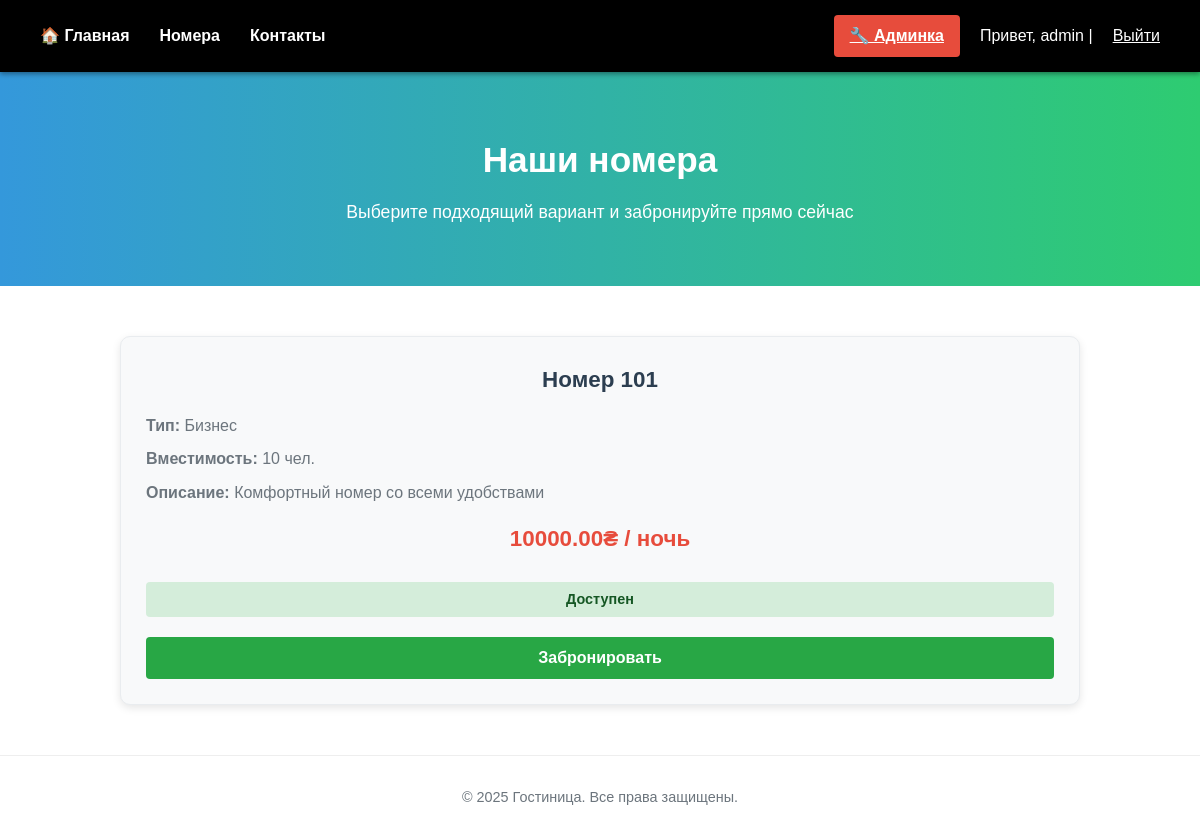
The app's page /rooms/ (signed in), older data.
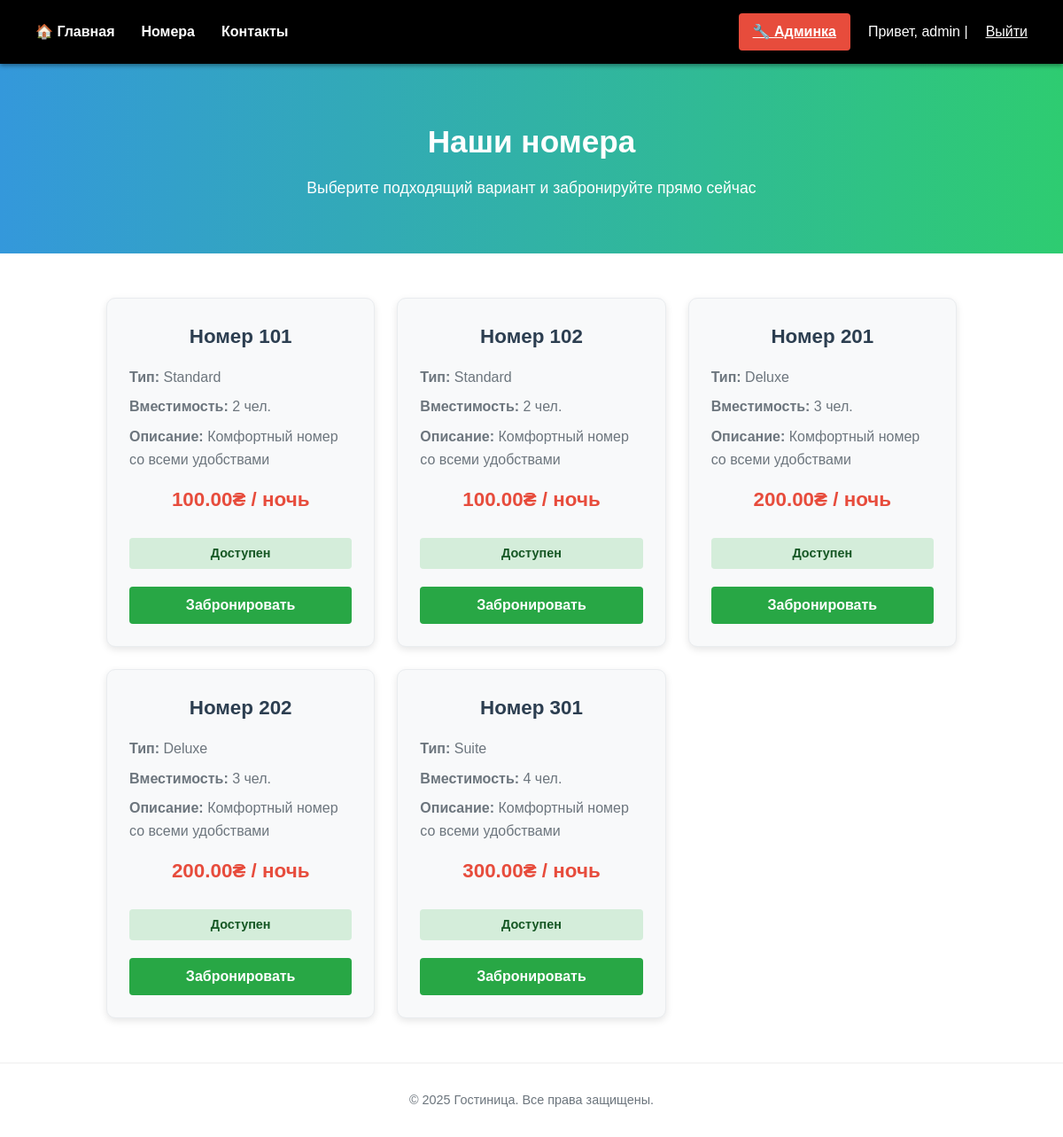
The same page, newer data.
### myapp/models.py (models this page shows, shortened)
class Room(models.Model):
    number = models.CharField(max_length=10)
    type = models.CharField(max_length=50)
    price = models.DecimalField(max_digits=8, decimal_places=2)
    capacity = models.PositiveIntegerField(default=1)
    is_available = models.BooleanField(default=True)

### myapp/views.py (the view)
# urls.py: path('rooms/', views.rooms, name='rooms'),
@login_required(login_url='/accounts/signup/')
def rooms(request):
    rooms = Room.objects.all()
    return render(request, 'rooms.html', {'rooms': rooms})

### templates/rooms.html (shortened to what this page needs)
{% load static %}
<!DOCTYPE html>
<html lang="ru">
<head>
</head>
<body>
    <div class="navbar">
        <div class="nav-left">
            <a href="{% url 'home' %}">🏠 Главная</a>
            <a href="{% url 'rooms' %}">Номера</a>
            <a href="{% url 'contacts' %}">Контакты</a>
        </div>
        <div class="nav-right">
            {% if request.user.is_authenticated %}
                {% if request.user.is_staff or request.user.is_superuser %}
                <a href="/admin/" class="admin-btn">🔧 Админка</a>
                {% endif %}
                Привет, {{ request.user.username }} |
                <a href="{% url 'logout' %}">Выйти</a>
            {% else %}
                <a href="{% url 'login' %}">Войти</a>
            {% endif %}
        </div>
    </div>
    <section class="hero">
        <h1>Наши номера</h1>
        <p>Выберите подходящий вариант и забронируйте прямо сейчас</p>
    </section>
    <div class="rooms-container">
        {% for room in rooms %}
        <div class="room-card">
            <div class="room-content">
                <h3>Номер {{ room.number }}</h3>
                <div class="room-info">
                    <p><strong>Тип:</strong> {{ room.type }}</p>
                    <p><strong>Вместимость:</strong> {{ room.capacity }} чел.</p>
                    <p><strong>Описание:</strong> {{ room.description|default:"Комфортный номер со всеми удобствами" }}</p>
                </div>
                <div class="price">{{ room.price }}₴ / ночь</div>
                <div class="status {% if room.is_available %}available{% else %}booked{% endif %}">
                    {% if room.is_available %}Доступен{% else %}Занят{% endif %}
                </div>
                {% if room.is_available %}
                <form action="{% url 'book_room' %}" method="get">
                    <button type="submit" class="book-btn">Забронировать</button>
                </form>
                {% else %}
                <button class="book-btn" disabled>Недоступно</button>
                {% endif %}
            </div>
        </div>
        {% empty %}
        <p style="text-align:center; color:#7f8c8d; grid-column: 1 / -1;">Нет доступных номеров</p>
        {% endfor %}
    </div>
    <div class="footer">
        © 2025 Гостиница. Все права защищены.
    </div>
</body>
</html>

### templates/rooms.html (style rules this page uses)
* { margin: 0; padding: 0; box-sizing: border-box; }
body { font-family: 'Arial', sans-serif; color: #333; background: #fff; line-height: 1.6; }
.navbar { background: #000; color: white; display: flex; justify-content: space-between; align-items: center; padding: 15px 40px; position: sticky; top: 0; z-index: 1000; box-shadow: 0 2px 5px rgba(0,0,0,0.4); }
.nav-left { display: flex; gap: 30px; align-items: center; }
.nav-left a { color: white; text-decoration: none; font-weight: bold; transition: color 0.3s; }
.nav-right { display: flex; gap: 20px; align-items: center; }
.nav-right a { color: white; text-decoration: underline; transition: color 0.3s; }
.admin-btn { background: #e74c3c; color: white; padding: 8px 16px; border-radius: 4px; text-decoration: none; font-weight: bold; transition: background 0.3s ease; }
.hero { text-align: center; padding: 60px 20px; background: linear-gradient(to right, #3498db, #2ecc71); color: white; }
.hero h1 { font-size: 2.2em; margin-bottom: 10px; }
.hero p { font-size: 1.1em; }
.rooms-container { max-width: 1000px; margin: 50px auto; padding: 0 20px; display: grid; grid-template-columns: repeat(auto-fit, minmax(280px, 1fr)); gap: 25px; }
.room-card { background: #f8f9fa; border: 1px solid #e9ecef; border-radius: 10px; box-shadow: 0 3px 8px rgba(0,0,0,0.1); overflow: hidden; transition: transform 0.2s ease, box-shadow 0.2s ease; }
.room-content { padding: 25px; }
.room-content h3 { font-size: 1.4em; color: #2c3e50; margin-bottom: 15px; text-align: center; }
.room-info p { margin-bottom: 8px; color: #6c757d; }
.price { font-size: 1.4em; font-weight: bold; color: #e74c3c; margin: 15px 0; text-align: center; }
.status { display: inline-block; padding: 6px 12px; border-radius: 4px; font-weight: bold; font-size: 0.9em; text-align: center; width: 100%; margin: 10px 0; }
.available { background: #d4edda; color: #155724; }
.book-btn { display: block; background: #28a745; color: white; padding: 12px 20px; border: none; border-radius: 4px; cursor: pointer; font-weight: bold; width: 100%; margin-top: 10px; transition: background 0.3s ease; font-size: 1em; }
.footer { text-align: center; padding: 30px 10px; margin-top: 50px; color: #6c757d; font-size: 0.9em; border-top: 1px solid #eee; }

Row changes from the older to the newer data that the page shows:
removed Room: number "101", type "Бизнес", capacity "10", description "Комфортный номер со всеми удобствами", price "10000.00", is_available "Доступен"
added Room: number "101", type "Standard", capacity "2", description "Комфортный номер со всеми удобствами", price "100.00", is_available "Доступен"
added Room: number "102", type "Standard", capacity "2", description "Комфортный номер со всеми удобствами", price "100.00", is_available "Доступен"
added Room: number "201", type "Deluxe", capacity "3", description "Комфортный номер со всеми удобствами", price "200.00", is_available "Доступен"
added Room: number "202", type "Deluxe", capacity "3", description "Комфортный номер со всеми удобствами", price "200.00", is_available "Доступен"
added Room: number "301", type "Suite", capacity "4", description "Комфортный номер со всеми удобствами", price "300.00", is_available "Доступен"
